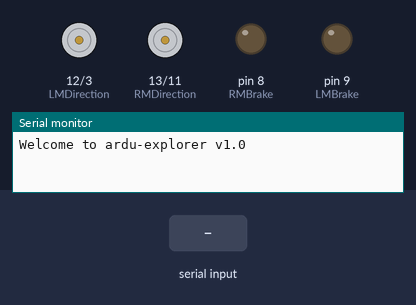
A sketch run on a simulated Arduino Uno, built with avr-gcc and run on an emulated ATmega328P. Parts: direction and speed pins drawn as motors (green arrow = direction pin HIGH = forward, orange = LOW = backward, longer = more drive), output pins drawn as LEDs (lit = HIGH), the last lines printed to the serial monitor. Inputs (shaded band) come from the test bench.

Above: at 1.2 s.
1.3 s: "D\n" received over the second serial link
At 2.3 s:
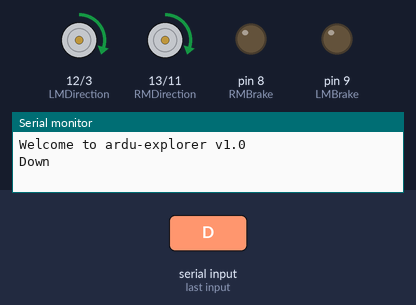
2.8 s: "U\n" received over the second serial link
At 3.5 s:
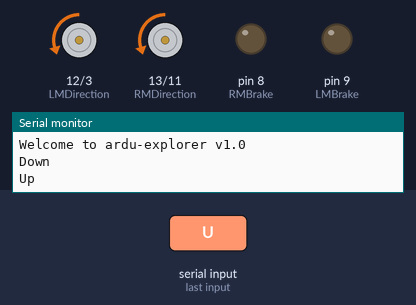
4.3 s: "L\n" received over the second serial link
At 4.6 s:
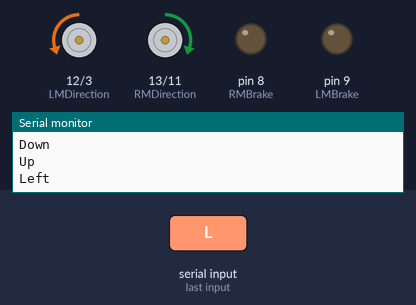
5.8 s: "R\n" received over the second serial link
At 7.0 s:
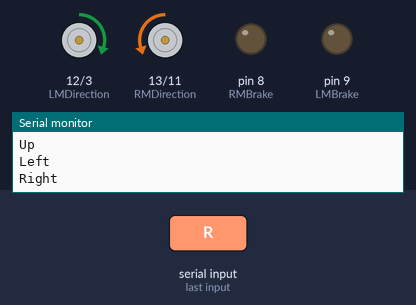
Timing chart, 0 to 8.3 s (numbered marks = the images above; inputs shaded):
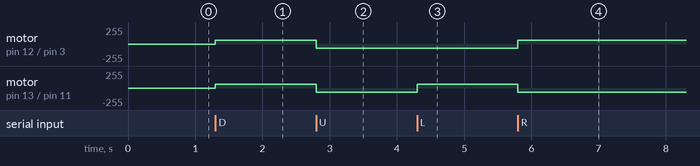

The sketch:

2wbt_mobile.ino
```cpp
/*
* ArduMobile - An Autonomous Nagivating Mobile Robot
*
* Developed by Vasilis Tzivaras
* contact me at vtzivaras(at)gmail.com
*
* Arduino UNO R3
* HC-SR04 Ultrasonic Sensor
* Motor Shield v2
* Lipo Battery
* 9V Battery
* Two DC Motors
*/

#include <SoftwareSerial.h>
#include <Servo.h>

#define LMDirection 12
#define RMDirection 13

#define LMSpeed 3
#define RMSpeed 11

#define LMBrake 9
#define RMBrake 8

SoftwareSerial mySerial(0,1);
String Data = "";

int mobileSpeed = 0;

void setup() {
    Serial.begin(115200);
    mySerial.begin(9600);

    Serial.println("Welcome to ardu-explorer v1.0");

    // Motor movement
    pinMode(LMDirection, OUTPUT);
    pinMode(RMDirection, OUTPUT);

    // Motor brake
    pinMode(LMBrake, OUTPUT);
    pinMode(RMBrake, OUTPUT);
}


/*
 * Move forward at given speed
 */
void moveForward(int forwardSpeed) {
  //Left motor forward @ speed
  digitalWrite(LMDirection, HIGH);        //Establishes forward direction of motor1
  digitalWrite(LMBrake, LOW);             //Disengage the Brake for Channel A

  //Right motor forward @ speed
  digitalWrite(RMDirection, HIGH);        //Establishes forward direction of motor2
  digitalWrite(RMBrake, LOW);             //Disengage the Brake for Channel B

  analogWrite(RMSpeed, forwardSpeed);     //Spins the motor on Channel B at full speed
  analogWrite(LMSpeed, forwardSpeed);     //Spins the motor on Channel A at half speed
}

/*
 * Move backward at given speed
 */
void moveBackward(int backwardSpeed) {
  //Motor ! backward @ half speed
  digitalWrite(LMDirection, LOW);         //Establishes backward direction of Channel B
  digitalWrite(LMBrake, LOW);             //Disengage the Brake for Channel B
  analogWrite(LMSpeed, backwardSpeed);              //Spins the motor on Channel B at half speed

  //Motor B backward @ half speed
  digitalWrite(RMDirection, LOW);         //Establishes backward direction of Channel B
  digitalWrite(RMBrake, LOW);             //Disengage the Brake for Channel B
  analogWrite(RMSpeed, backwardSpeed);              //Spins the motor on Channel B at half speed
}

/*
 * Turn left at given speed
 */
void turnLeft(int turnLSpeed) {
  //Left motor forward @ speed
  digitalWrite(LMDirection, HIGH);        //Establishes forward direction of motor1
  digitalWrite(LMBrake, LOW);       //Disengage the Brake for Channel A
  analogWrite(LMSpeed, turnLSpeed);            //Spins the motor on Channel A at half speed

  //Right motor forward @ speed
  digitalWrite(RMDirection, LOW);        //Establishes forward direction of motor2
  digitalWrite(RMBrake, LOW);      //Disengage the Brake for Channel B
  analogWrite(RMSpeed, turnLSpeed);      //Spins the motor on Channel B at full speed
}

/*
 * Turn right at given speed
 */
void turnRight(int turnRSpeed) {
  //Left motor forward @ speed
  digitalWrite(RMDirection, HIGH);        //Establishes forward direction of motor1
  digitalWrite(RMBrake, LOW);       //Disengage the Brake for Channel A
  analogWrite(RMSpeed, turnRSpeed);            //Spins the motor on Channel A at half speed

  //Right motor forward @ speed
  digitalWrite(LMDirection, LOW);        //Establishes forward direction of motor2
  digitalWrite(LMBrake, LOW);      //Disengage the Brake for Channel B
  analogWrite(LMSpeed, turnRSpeed);      //Spins the motor on Channel B at full speed
}

void loop() {
    while (mySerial.available() > 0) {
        //Serial.println("Something is available");
        char character = mySerial.read(); // Receive a single character from the software serial port
        Data.concat(character); // Add the received character to the receive buffer

        if (character == '\n') {
            //Serial.print("Received: ");
            //Serial.println(Data);
            //mobileSpeed = mySerial.parseInt();
            //Serial.println(mobileSpeed);

            // Add your code to parse the received line here....
            if (Data.substring(0, 1) == "D") {
                Serial.println("Down");
                moveForward(60);
                //delay(30);
            }else if (Data.substring(0, 1) == "U") {
                Serial.println("Up");
                moveBackward(60);
                //delay(30);
            }else if (Data.substring(0, 1) == "L") {
                Serial.println("Left");
                turnRight(60);
                //delay(30);
            }else if (Data.substring(0, 1) == "R") {
                Serial.println("Right");
                turnLeft(60);
                //delay(30);
            }

            // Clear receive buffer so we're ready to receive the next line
            Data = "";
        }
    }
}
```

Measured:
- after the input at 1.3 s, motor on pin 12 (LMDirection) / pin 3 (LMSpeed), motor on pin 13 (RMDirection) / pin 11 (RMSpeed): stopped → forward 60/255 at once
- after the input at 2.8 s, motor on pin 12 (LMDirection) / pin 3 (LMSpeed), motor on pin 13 (RMDirection) / pin 11 (RMSpeed): forward 60/255 → backward 60/255 at once
- after the input at 4.3 s, motor on pin 13 (RMDirection) / pin 11 (RMSpeed): backward 60/255 → forward 60/255 at once
- after the input at 5.8 s, motor on pin 12 (LMDirection) / pin 3 (LMSpeed): backward 60/255 → forward 60/255 at once; motor on pin 13 (RMDirection) / pin 11 (RMSpeed): forward 60/255 → backward 60/255 at once
